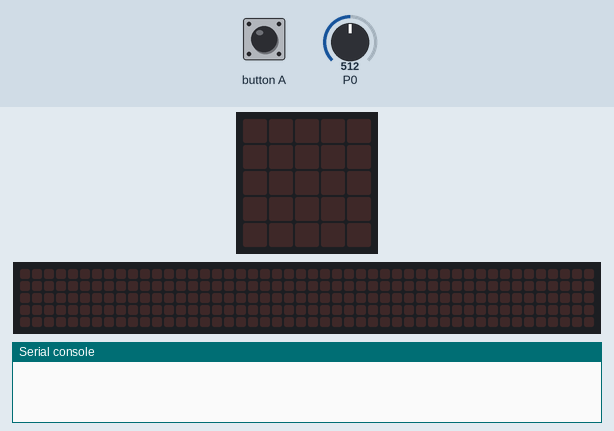
Recording of a program running on a simulated BBC micro:bit (MakeCode). Parts: the board's 5×5 LED display, a strip that is not on the board, showing the scrolling text unrolled, the last lines printed to the serial console. The inputs (shaded band) are chosen by the test bench; at power-on: P0 = 512 (analog values on the 0–1023 scale). The 48×5 strip is a reading aid, not a part: it shows the text the display is scrolling, unrolled, one strip-width of it at a time.

Above: at 2.2 s.
2.3 s: button A pressed for 0.15 s
At 3.1 s:
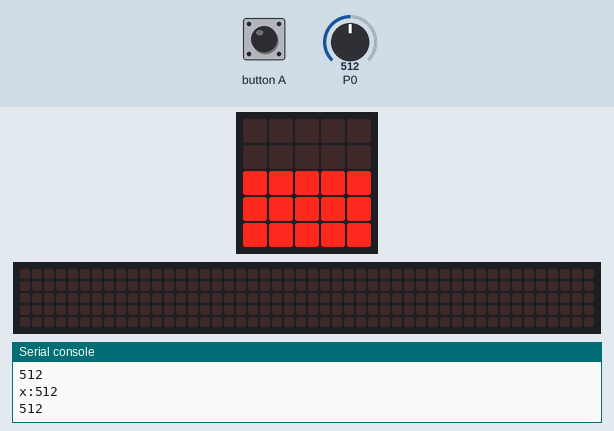
3.9 s: P0 set to 490
At 4.8 s:
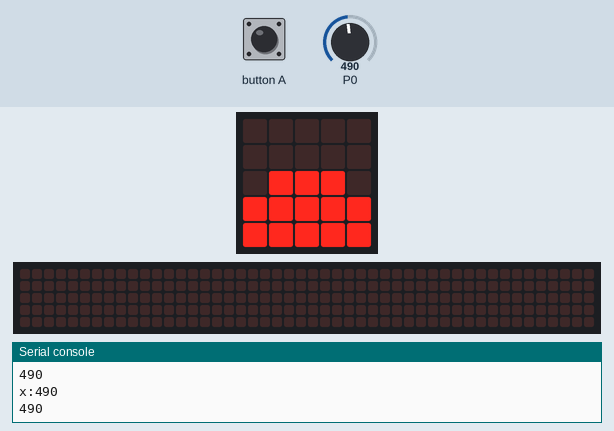
5.4 s: P0 set to 306
At 6.6 s:
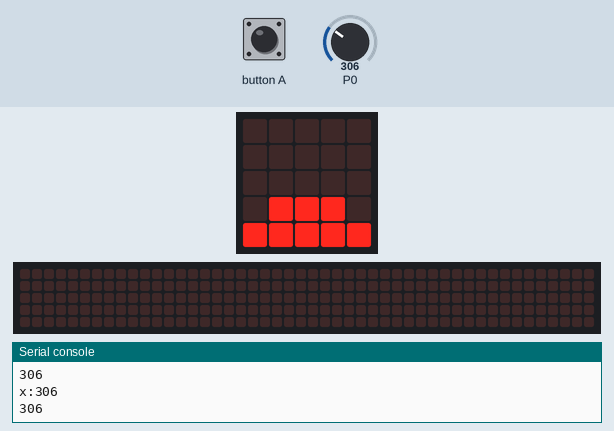
6.9 s: P0 set to 122
At 7.2 s:
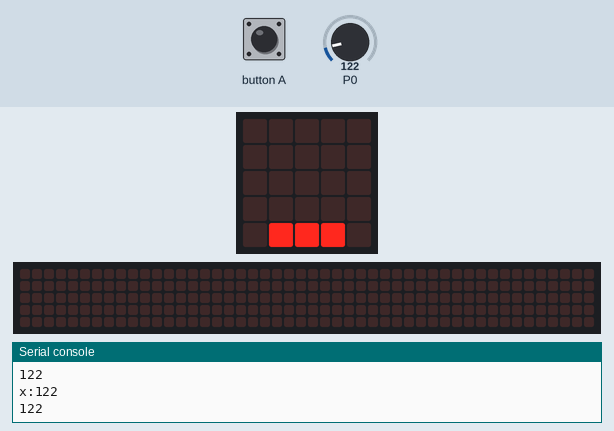
8.4 s: button A pressed for 0.15 s
At 9.2 s:
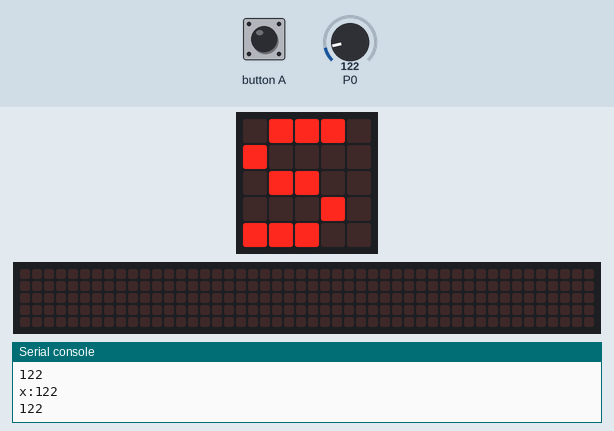
11.4 s: button A pressed for 0.15 s
At 11.91 s:
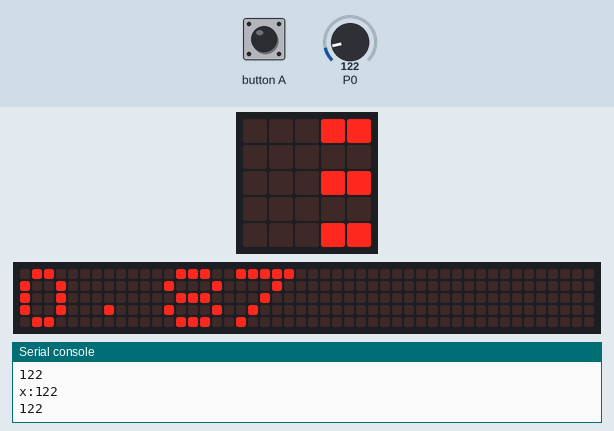
Timing chart, 0 to 14.4 s (numbered marks = the images above; inputs shaded):
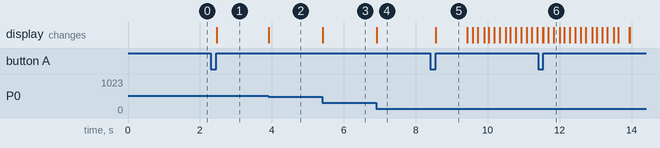

The program:

main.ts
```typescript
input.onButtonPressed(Button.A, function () {
    if (setting2 == 0) {
        basic.clearScreen()
        runnning = 0
        setting2 = 1
    } else {
        basic.clearScreen()
        setting2 = 0
    }
})
function setting () {
    input2 = pins.analogReadPin(AnalogPin.P0)
    serial.writeValue("x", input2)
    led.plotBarGraph(
    input2,
    1000
    )
}
let タイム = 0
let スタート時刻 = 0
let input2 = 0
let setting2 = 0
let runnning = 0
runnning = 0
setting2 = 0
// センサーが安定するまで待機
basic.pause(1000)
basic.forever(function () {
    if (setting2 == 0) {
        if (pins.analogReadPin(AnalogPin.P0) < 500) {
            if (runnning == 0) {
                スタート時刻 = control.millis()
                runnning = 1
                basic.showString("S")
                // チャタリング防止
                basic.pause(100)
            } else {
                タイム = (control.millis() - スタート時刻) / 1000
                basic.clearScreen()
                basic.showNumber(タイム)
                runnning = 0
            }
        }
    } else {
        setting()
    }
})
```

test.ts
```typescript
// テストはここに来ます。このパッケージが拡張機能として使用されるときにはコンパイルされません。
```

Measured:
- after the input at 2.3 s, the display: changes after 0.17 s (image 1)
- after the input at 3.9 s, the display: changes at once (image 2)
- after the input at 5.4 s, the display: changes at once (image 3)
- after the input at 6.9 s, the display: changes at once (image 4)
- after the input at 8.4 s, the display: first changes after 0.15 s (image 5 shows a later state)
- what the display in image 5 shows lasts 0.8 s, from 8.6 s to 9.4 s
